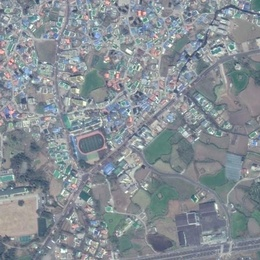
%> input picture img/hazy_img/DIOR_TEST_13004.jpg, 260 x 260 px, shrunk from 800 x 800 before the run
$ octave Demo.m   (GNU Octave 9; MATLAB toolbox functions it lacks are replaced by stand-ins)
%> lines starting %> are read from the running program, lines starting %| are printed output that depends on the picture
### HALP.m
function [J, T, A, A_coarse, img] = HALP(img_path, patch_size,swf_size, k)
%> called with img_path = 'img/hazy_img/DIOR_TEST_13004.jpg', patch_size = 57, swf_size = 17, k = 0.75
%% read img
img = imread(img_path);
%> img is the input picture: size 260x260x3 uint8; mean R, G, B 134.3, 142.2, 148.9
img = im2double(img);
%> img: size 260x260x3 double
img_max = max(img, [], 3);
[h, w] = size(img_max);
%> h = 260; w = 260

%% A
A_coarse = getA(img, patch_size);
%> after the loop in getA, `for i = 1:ps:h`: A_coarse: size 260x260x3 double; mean H, S, V 0.859, 0.887, 0.9
gf_r = patch_size*6 + 1;
if gf_r> min([h, w])
    gf_r = min([h, w])-1;
%> gf_r = 259
end
A = imguidedfilter(A_coarse, img_max, 'NeighborhoodSize', [gf_r, gf_r], 'DegreeOfSmoothing', 0.5);
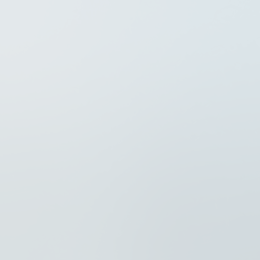
%> A: size 260x260x3 double; mean R, G, B 0.859, 0.887, 0.9

%% T
normImg = img./A;
min_img = min(normImg,[],3);
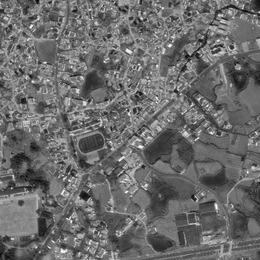
%> min_img: size 260x260 double; min 0.216, max 1.13, mean 0.599; drawn with min black and max white
swf_dark = SWF(min_img, swf_size);
T = 1-k*swf_dark;
T(T>1) = 1;
T(T<0.1) = 0.1;

%% J
T_ = repmat(T, [1, 1, 3]);
J = (img - A) ./ T_ + A;

end

### getA.m
function A_coarse = getA(img, ps)
[h,w,c] = size(img);
A_coarse = zeros(h,w,c,'double');
[~,~,V] = imsplit(rgb2hsv(img));

ps = min([ps ceil(min(h, w)/10)]);

for i = 1:ps:h
    beg_h = i;
    end_h = i+ps-1;
    if end_h > h
        end_h = h;
    end
    for j = 1:ps:w
        beg_w = j;
        end_w = j+ps-1;
        if end_w > w
            end_w = w;
        end
        % patches
        Vpatch = V(beg_h:end_h,beg_w:end_w);
        img_patch = img(beg_h:end_h,beg_w:end_w,:);
        % find index of the max value
        [~, position_max] = max(Vpatch(:));
        [x, y] = ind2sub(size(Vpatch),position_max);
        % find original pixel value
        value = img_patch(x, y, :);
        value_mat = repmat(value, [end_h-beg_h+1 end_w-beg_w+1 1]);
        A_coarse(beg_h:end_h,beg_w:end_w,:) = value_mat;
    end
end
end

### SWF.m
function result=SWF(im, radius)
%> called with radius = 17
% Side Window Filtering, H.Yin, Y.Gong, G.Qiu. CVPR2019
% implemented by Yuanhao Gong

r = radius; %the radius of the side window
k = ones(2*r+1,1)/(2*r+1); %separable kernel
k_L=k; k_L(r+2:end)=0; k_L = k_L/sum(k_L); %half kernel
k_R=flipud(k_L);
m = size(im,1)+2*r; n = size(im,2)+2*r; total = m*n;
%> after `m = size(im,1)+2*r`: m = 294
%> after `n = size(im,2)+2*r`: n = 294
%> after `total = m*n`: total = 86436
[row, col]=ndgrid(1:m,1:n);
offset = row + m*(col-1) - total;
im = single(im);
result = im;
d = zeros(m,n,8,'single');

for ch=1:size(im,3)
    U = padarray(im(:,:,ch),[r,r],'replicate');

    %all projection distances
    d(:,:,1) = conv2(k_L, k_L, U,'same') - U;
    d(:,:,2) = conv2(k_L, k_R, U,'same') - U;
    d(:,:,3) = conv2(k_R, k_L, U,'same') - U;
    d(:,:,4) = conv2(k_R, k_R, U,'same') - U;
    d(:,:,5) = conv2(k_L, k, U,'same') - U;
    d(:,:,6) = conv2(k_R, k, U,'same') - U;
    d(:,:,7) = conv2(k, k_L, U,'same') - U;
    d(:,:,8) = conv2(k, k_R, U,'same') - U;

    %find the minimal signed distance
    tmp = abs(d);
    [~,ind] = min(tmp,[],3);
    index = offset+total*ind;
    dm = d(index); %signed minimal distance
    %update
    U = U + dm;

    result(:,:,ch) = U(r+1:end-r,r+1:end-r);
end
%> this loop made 1 pass
%> pass 1, in SWF, `U = padarray(im(:,:,ch),[r,r],'replicate');`:
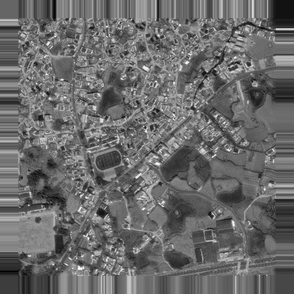
%> U: size 294x294 single; min 0.216, max 1.13, mean 0.595; drawn with min black and max white
%> pass 1, in SWF, `index = offset+total*ind;`:
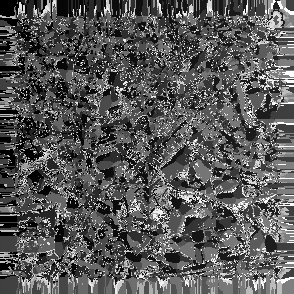
%> index: size 294x294 double; min 1, max 691473, mean 240671.5; drawn with min black and max white
%> after the loop:
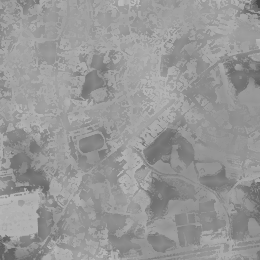
%> result: size 260x260 single; min 0.281, max 0.743, mean 0.596

### Demo.m
close all;
clear;clc;

img_path = 'img/hazy_img/DIOR_TEST_13004.jpg';

% Considering the processing efficiency, the side window box filter is used here to calculate
% the approximate dark channel map, so we need to introduce an additional parameter for adjustment.
% Moreover, when dehazing, a very small amount of haze is often retained for realistic visual perception
% (the parameter $\omega$  in DCP). Therefore, we use parameter k in our implementation to satisfy both
% of the above requirements simultaneously, which varies from 0.6 to 0.9 for different images,
% with a default setting of 0.75.

patch_size = 57;
swf_size = 17;
k = 0.75;

[J, T, A, A_coarse, img] = HALP(img_path, patch_size, swf_size, k);
%> in HALP, `T = 1-k*swf_dark;`:
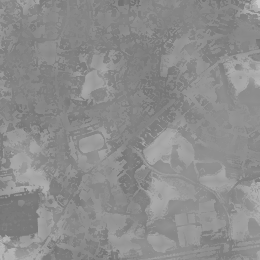
%> T: size 260x260 single; min 0.443, max 0.789, mean 0.553
imtool([A_coarse A]);
imtool(T)
imtool([img J]);
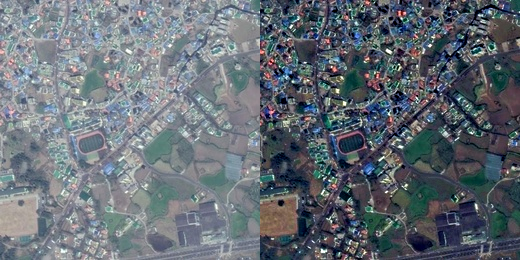
%> displayed picture: size 260x520x3, on the screen's scale of 0 to 255; mean R, G, B 101.3, 109.2, 117.1
